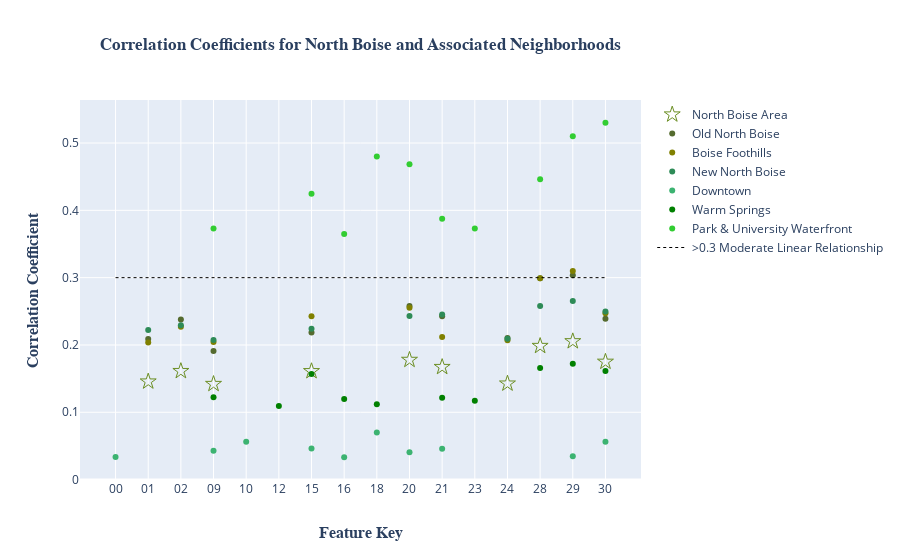

Source (notebook cell):
### Markdown cell above
## North Boise

### Code cell
df = pd.read_pickle('NB-Coeff-compare.pkl')
df2 = pd.read_pickle('a-Coeff-compare.pkl')


df = pd.merge(df,df2, on = 'index', how = 'outer')

# drops rows up to TAV_Ch, below TAV_Ch = 0 and TAV_Ch = 1 
df = df.iloc[9:]

# Needed to make a key for ease a readability and to make the reference line for moderate linear 
# relationship
df= df.rename(columns = {'index' : 'Feature_Name'})
df['index'] = ['00','01','02','03','04','05','06','07','08','09','10','11','12','13','14',
             '15','16','17','18','19','20','21','22','23','24','25','26','27','28','29','30']
df['ref_line'] = .3


#this will drop rows that have less than 4 values (feature name, key, ref line, & @ least 1 value)
df = df.dropna(thresh = 4)

NB_fig = go.Figure()

NB_fig.add_trace(go.Scatter(x= df['index'], y=df['N_Boise'],
                    mode='markers',
                    marker_color = 'rgb(107,142,35)',
                    marker=dict(size= 12, symbol = "star-open"),          
                    name='North Boise Area'))

NB_fig.add_trace(go.Scatter(x= df['index'], y=df['NB_Old_N_Boise'],
                    mode='markers',
                    marker_color = 'rgb(85,107,47)',
                    name='Old North Boise'))

NB_fig.add_trace(go.Scatter(x= df['index'], y=df['NB_B_Foothills'],
                    mode='markers',  
                    marker_color='rgb(128,128,0)',  
                    name='Boise Foothills'))

NB_fig.add_trace(go.Scatter(x= df['index'], y=df['NB_New_N_Boise'],
                    mode='markers',  
                    marker_color='rgb(46,139,87)',     
                    name='New North Boise'))

NB_fig.add_trace(go.Scatter(x= df['index'], y=df['NB_Downtown'],
                    mode='markers',
                    marker_color='rgb(60,179,113)',     
                    name='Downtown'))

NB_fig.add_trace(go.Scatter(x= df['index'], y=df['NB_Warm_Springs'],
                    mode='markers',  
                    marker_color='rgb(0,128,0)',     
                    name='Warm Springs'))


NB_fig.add_trace(go.Scatter(x= df['index'], y=df['NB_PU_Waterfront'],
                    mode='markers',
                    marker_color='rgb(50,205,50)',     
                    name='Park & University Waterfront'))

NB_fig.add_trace(go.Scatter(x= df['index'] , y=df['ref_line'],
                    mode = 'lines',          
                    line = dict(color='Black', width=1, dash='dot'),          
                    name='>0.3 Moderate Linear Relationship'))

NB_fig.update_layout(
    title=go.layout.Title(
        text="<b>Correlation Coefficients for North Boise and Associated Neighborhoods<b>",
        font = dict( 
            family = 'Times New Roman'),
        xref="paper",
        x=.5
    ),
    yaxis=go.layout.YAxis(
        title=go.layout.yaxis.Title(
            text="<b>Correlation Coefficient<b>",
            font=dict(
                family="Times New Roman",
                size=16,
#                color="#7f7f7f"
            )
        )
    ),
    xaxis=go.layout.XAxis(
        type = 'category',
        title=go.layout.xaxis.Title(
            text="<b>Feature Key<b>",
            font=dict(
                family="Times New Roman",
                size=16,
#                color="#7f7f7f"
            )
        )
    ))


NB_fig.write_image("images/NB_fig.jpg")
NB_fig.show()

### Figure 1 — Plotly figure (JSON) as saved in the notebook; plotly's stock layout.template omitted (floating-point values rounded to 4 significant figures)
{"data": [{"marker": {"color": "rgb(107,142,35)", "size": 12, "symbol": "star-open"}, "mode": "markers", "name": "North Boise Area", "type": "scatter", "x": ["00", "01", "02", "09", "10", "12", "15", "16", "18", "20", "21", "23", "24", "28", "29", "30"], "y": [null, 0.1457, 0.1612, 0.142, null, null, 0.1611, null, null, 0.1779, 0.1673, null, 0.1426, 0.1985, 0.2055, 0.175]}, {"marker": {"color": "rgb(85,107,47)"}, "mode": "markers", "name": "Old North Boise", "type": "scatter", "x": ["00", "01", "02", "09", "10", "12", "15", "16", "18", "20", "21", "23", "24", "28", "29", "30"], "y": [null, 0.2089, 0.2377, 0.1909, null, null, 0.2184, null, null, 0.258, 0.2427, null, 0.2105, 0.2993, 0.3036, 0.2391]}, {"marker": {"color": "rgb(128,128,0)"}, "mode": "markers", "name": "Boise Foothills", "type": "scatter", "x": ["00", "01", "02", "09", "10", "12", "15", "16", "18", "20", "21", "23", "24", "28", "29", "30"], "y": [null, 0.2037, 0.227, 0.2045, null, null, 0.2426, null, null, 0.2553, 0.2117, null, 0.207, 0.2992, 0.3101, 0.2471]}, {"marker": {"color": "rgb(46,139,87)"}, "mode": "markers", "name": "New North Boise", "type": "scatter", "x": ["00", "01", "02", "09", "10", "12", "15", "16", "18", "20", "21", "23", "24", "28", "29", "30"], "y": [null, 0.2223, 0.2292, 0.2073, null, null, 0.2242, null, null, 0.243, 0.2453, null, 0.2091, 0.2578, 0.2653, 0.2499]}, {"marker": {"color": "rgb(60,179,113)"}, "mode": "markers", "name": "Downtown", "type": "scatter", "x": ["00", "01", "02", "09", "10", "12", "15", "16", "18", "20", "21", "23", "24", "28", "29", "30"], "y": [0.03352, null, null, 0.04302, 0.0564, null, 0.04623, 0.0332, 0.06993, 0.04072, 0.046, null, null, null, 0.03476, 0.05612]}, {"marker": {"color": "rgb(0,128,0)"}, "mode": "markers", "name": "Warm Springs", "type": "scatter", "x": ["00", "01", "02", "09", "10", "12", "15", "16", "18", "20", "21", "23", "24", "28", "29", "30"], "y": [null, null, null, 0.1223, null, 0.1094, 0.157, 0.1199, 0.1121, null, 0.1216, 0.1171, null, 0.1659, 0.1722, 0.1612]}, {"marker": {"color": "rgb(50,205,50)"}, "mode": "markers", "name": "Park & University Waterfront", "type": "scatter", "x": ["00", "01", "02", "09", "10", "12", "15", "16", "18", "20", "21", "23", "24", "28", "29", "30"], "y": [null, null, null, 0.373, null, null, 0.4247, 0.3647, 0.4798, 0.4686, 0.3876, 0.3731, null, 0.4462, 0.5099, 0.5301]}, {"line": {"color": "Black", "dash": "dot", "width": 1}, "mode": "lines", "name": ">0.3 Moderate Linear Relationship", "type": "scatter", "x": ["00", "01", "02", "09", "10", "12", "15", "16", "18", "20", "21", "23", "24", "28", "29", "30"], "y": [0.3, 0.3, 0.3, 0.3, 0.3, 0.3, 0.3, 0.3, 0.3, 0.3, 0.3, 0.3, 0.3, 0.3, 0.3, 0.3]}], "layout": {"title": {"font": {"family": "Times New Roman"}, "text": "<b>Correlation Coefficients for North Boise and Associated Neighborhoods<b>", "x": 0.5, "xref": "paper"}, "xaxis": {"title": {"font": {"family": "Times New Roman", "size": 16}, "text": "<b>Feature Key<b>"}, "type": "category"}, "yaxis": {"title": {"font": {"family": "Times New Roman", "size": 16}, "text": "<b>Correlation Coefficient<b>"}}}}
